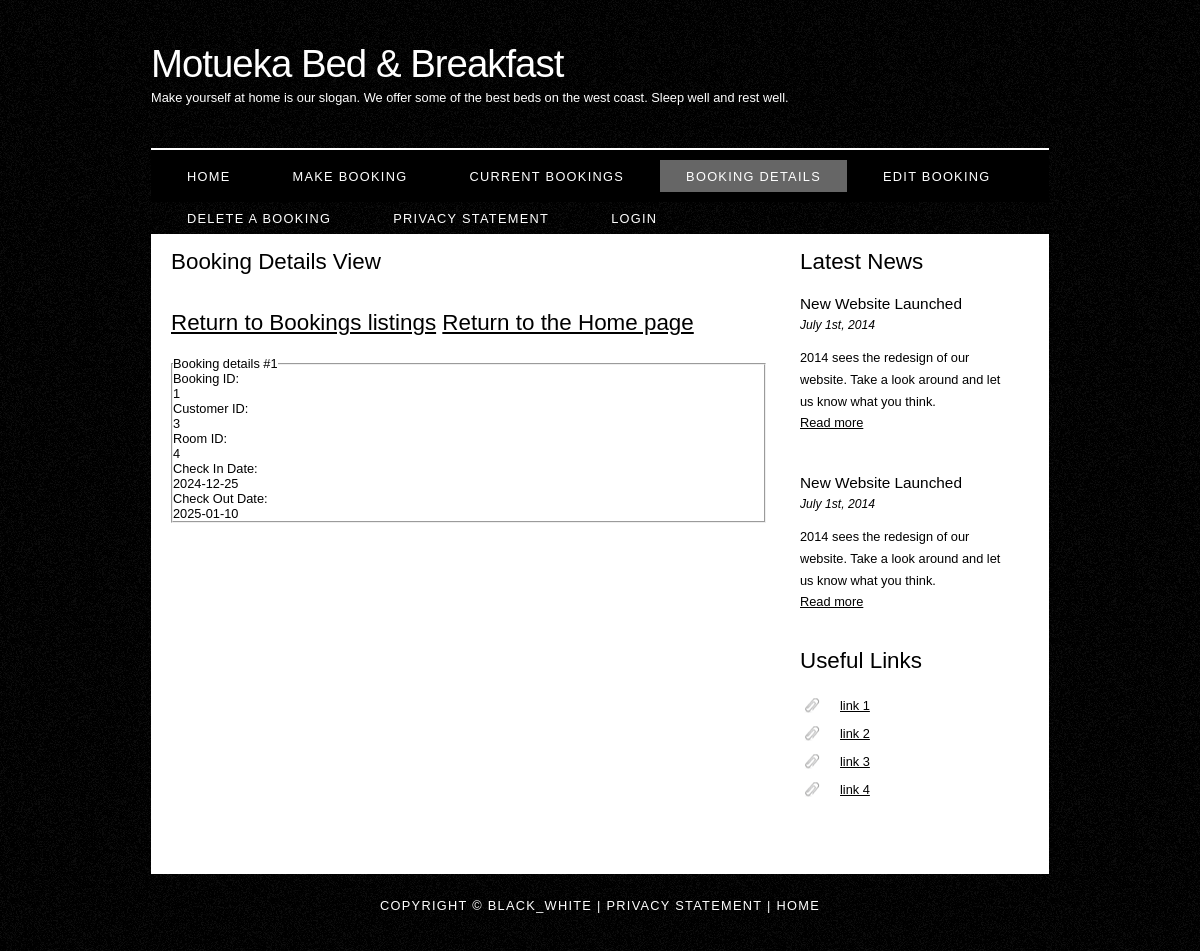
The page /bookingdetails.php?id=1 on the database its author committed.
### tables this page shows
CREATE TABLE IF NOT EXISTS bookings (
  bookingID int unsigned NOT NULL auto_increment,
  customerID int NOT NULL,
  roomID int NOT NULL,
  checkInDate date NOT NULL,
  checkOutDate date NOT NULL,
  contactNumber varchar(20) NOT NULL,
  bookingExtras varchar(300),
  review varchar(300),
  PRIMARY KEY (bookingID)
) AUTO_INCREMENT=1;

### bookingdetails.php (the view, shortened to what this page needs)
<!DOCTYPE html>
<html>
<head>
    <link rel="stylesheet" type="text/css" href="style/style.css" title="style" />
</head>
<body>
<?php
$db_connection = mysqli_connect(DBHOST, DBUSER, DBPASSWORD, DBDATABASE);
$id = $_GET['id'];
$query = 'SELECT * FROM bookings WHERE bookingID='.$id;
$result = mysqli_query($db_connection, $query);
$rowcount = mysqli_num_rows($result);
?>
    <div id="main">
        <div id="header">
          <div id="logo">
            <div id="logo_text">
              <h1><a href="index.php"><span class="logo_colour"></span>Motueka Bed & Breakfast</a></h1>
              <h2>Make yourself at home is our slogan. We offer some of the best beds on the west coast. Sleep well and rest well.</h2>
            </div>
          </div>
          <div id="menubar">
            <ul id="menu">
              <li><a href="index.php">Home</a></li>
              <li><a href="makebooking.php">Make Booking</a></li>
              <li><a href="listbookings.php">Current Bookings</a></li>
              <li class="selected"><a href="bookingdetails.php">Booking Details</a></li>
              <li><a href="editbooking.php">Edit Booking</a></li>
              <li><a href="deletebooking.php">Delete a Booking</a></li>
              <li><a href="privacy.php">Privacy Statement</a></li>
              <li><a href="login.php">Login</a></li>
            </ul>
          </div>
        </div>
        <div id="site_content">
            <div class="sidebar">
              <h3>Latest News</h3>
              <h4>New Website Launched</h4>
              <h5>July 1st, 2014</h5>
              <p>2014 sees the redesign of our website. Take a look around and let us know what you think.<br /><a href="#">Read more</a></p>
              <p></p>
              <h4>New Website Launched</h4>
              <h5>July 1st, 2014</h5>
              <p>2014 sees the redesign of our website. Take a look around and let us know what you think.<br /><a href="#">Read more</a></p>
              <h3>Useful Links</h3>
              <ul>
                <li><a href="#">link 1</a></li>
                <li><a href="#">link 2</a></li>
                <li><a href="#">link 3</a></li>
                <li><a href="#">link 4</a></li>
              </ul>
            </div>
            <div id="content">
            <h1>Booking Details View</h1>
            <h2><a href='listbookings.php'>Return to Bookings listings</a> <a href='index.php'>Return to the Home page</a></h2>
            <?php
            if($rowcount > 0)
            {
            echo "<fieldset><legend>Booking details #$id</legend><dl>";
            $row = mysqli_fetch_assoc($result);
            echo "<dt>Booking ID:</dt><dd>".$row['bookingID']."</dd>".PHP_EOL;
            echo "<dt>Customer ID:</dt><dd>".$row['customerID']."</dd>".PHP_EOL;
            echo "<dt>Room ID:</dt><dd>".$row['roomID']."</dd>".PHP_EOL;
            echo "<dt>Check In Date:</dt><dd>".$row['checkInDate']."</dd>".PHP_EOL;
            echo "<dt>Check Out Date:</dt><dd>".$row['checkOutDate']."</dd>".PHP_EOL;
            echo '</dl></fieldset>'.PHP_EOL;
            }
            else
            {
              echo "<h2>No Booking found!</h2>";
            }
            ?>
              </div>
            </div>
            <div id="footer">
              Copyright &copy; black_white | <a href="privacy.php">Privacy Statement</a> | <a href="index.php">Home</a>
            </div>
        </div>
</body>

### style/style.css (style rules this page uses)
html { height: 100%; }
* { margin: 0; padding: 0; }
body { font: normal .80em 'trebuchet ms', arial, sans-serif; background: #F0EFE2 url(background.png) repeat; color: #000; }
p { padding: 0 0 20px 0; line-height: 1.7em; }
h1, h2, h3, h4, h5, h6 { font: normal 175% 'century gothic', arial, sans-serif; color: #000; margin: 0 0 15px 0; padding: 15px 0 5px 0; }
h2 { font: normal 175% 'century gothic', arial, sans-serif; }
h4, h5, h6 { margin: 0; padding: 0 0 5px 0; font: normal 120% arial, sans-serif; }
h5, h6 { font: italic 95% arial, sans-serif; padding: 0 0 15px 0; }
a, a:hover { outline: none; text-decoration: underline; color: #000; }
ul { margin: 2px 0 22px 17px; }
ul li { list-style-type: circle; margin: 0 0 6px 0; padding: 0 0 4px 5px; }
#main, #logo, #menubar, #site_content, #footer { margin-left: auto; margin-right: auto; }
#header { background: transparent; height: 202px; }
#logo { width: 898px; position: relative; height: 148px; border-bottom: 2px solid #FFF; }
#logo #logo_text { position: absolute; top: 20px; left: 0; }
#logo h1, #logo h2 { font: normal 300% 'century gothic', arial, sans-serif; border-bottom: 0; text-transform: none; margin: 0; }
#logo_text h1, #logo_text h1 a, #logo_text h1 a:hover { padding: 22px 0 0 0; color: #FFF; letter-spacing: -1px; text-decoration: none; }
#logo_text h2 { font-size: 100%; padding: 4px 0 0 0; color: #FFF; }
#menubar { width: 898px; height: 52px; padding: 0; background: #000; }
ul#menu, ul#menu li { float: left; margin: 0; padding: 0; }
ul#menu li { list-style: none; }
ul#menu li a { letter-spacing: 0.1em; font: normal 100% arial, sans-serif; display: block; float: left; height: 17px; margin: 10px 0 0 10px; padding: 9px 26px 6px 26px; text-align: center; color: #FFF; text-transform: uppercase; text-decoration: none; background: transparent; }
ul#menu li a:hover, ul#menu li.selected a, ul#menu li.selected a:hover { color: #FFF; background: transparent url(transparent_light.png) repeat; }
#site_content { width: 854px; overflow: hidden; margin: 0 auto 0 auto; padding: 0 24px 20px 20px; background: #FFF; }
.sidebar { float: right; width: 210px; padding: 0 15px 20px 15px; }
.sidebar ul { width: 198px; padding: 4px 0 0 0; margin: 4px 0 30px 0; }
.sidebar li { list-style: none; padding: 0 0 7px 0; }
.sidebar li a, .sidebar li a:hover { padding: 0 0 0 40px; display: block; background: transparent url(link.png) no-repeat left center; }
#content { text-align: left; float: left; width: 595px; padding: 0; }
#footer { width: 898px; font: normal 100% 'lucida sans unicode', arial, sans-serif; height: 33px; padding: 24px 0 5px 0; text-align: center; background: transparent; color: #FFF; text-transform: uppercase; letter-spacing: 0.1em; }
#footer a { color: #FFF; text-decoration: none; }

### rows shown on the page
bookings: bookingID "1", customerID "3", roomID "4", checkInDate "2024-12-25", checkOutDate "2025-01-10"

### other values the page prints
$id "1"
